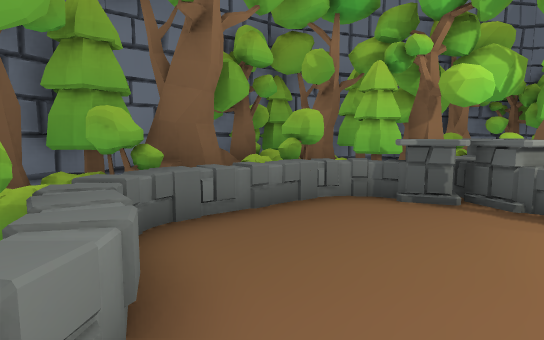
View 1 (above)

17 first-person views from a walk through a 3-D level made in the Unity game engine. The camera is 1.2 m above the floor, tilts 6° down and sees 80° across. The floor is counted in squares, 1 m on a side. Each view is taken from the middle of a square. On the plan, view 1 faces up. The plan holds only what a view shows up to about 14 squares ahead; the rest is blank. The place goes on beyond the plan. The player character is not drawn. Some animated figures are left out. Some surface patterns are stand-ins.

View 2
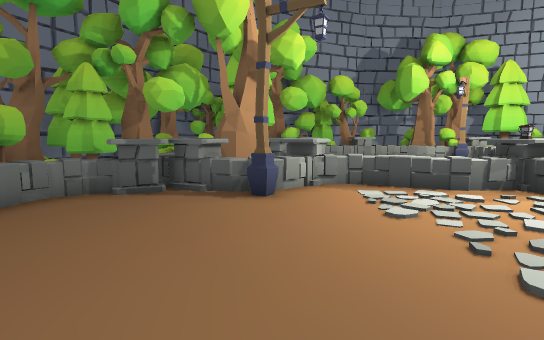

View 3
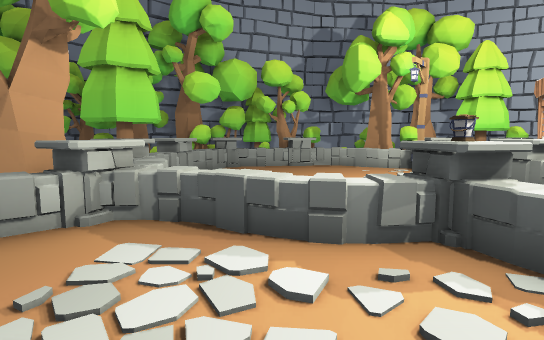

View 4
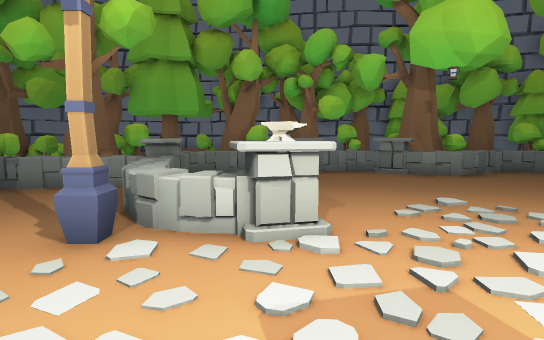

View 5
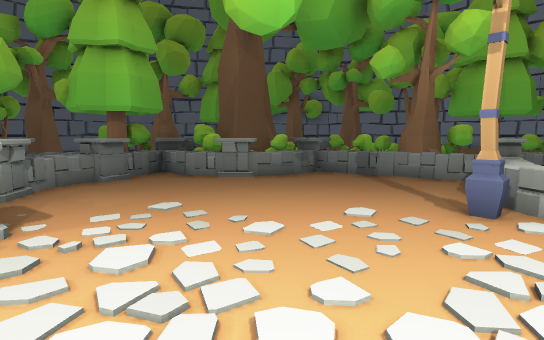

View 6
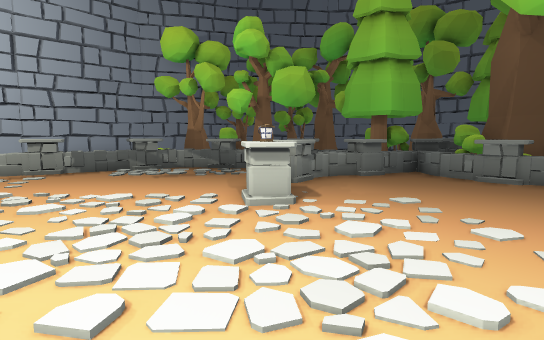

View 7
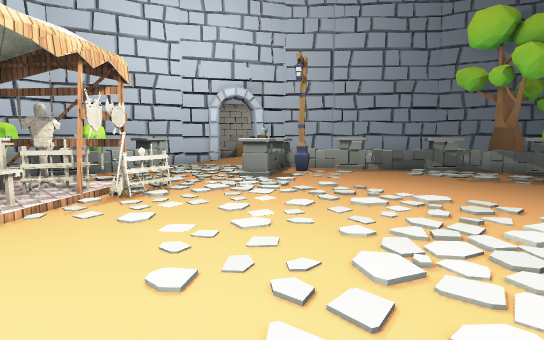

View 8
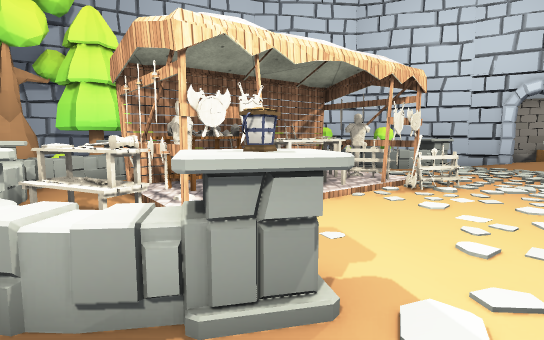

View 9
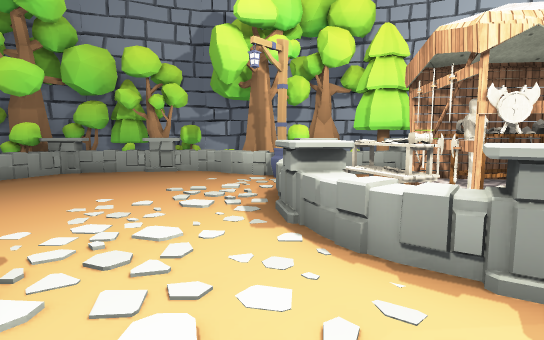

View 10
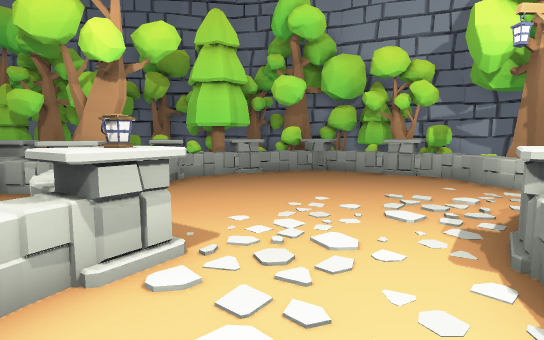

View 11
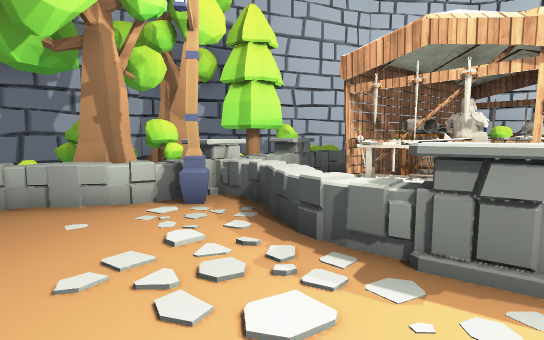

View 12
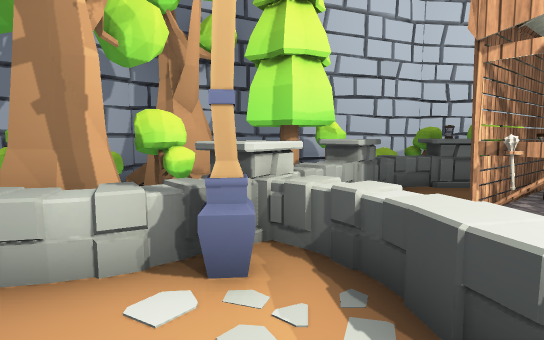

View 13
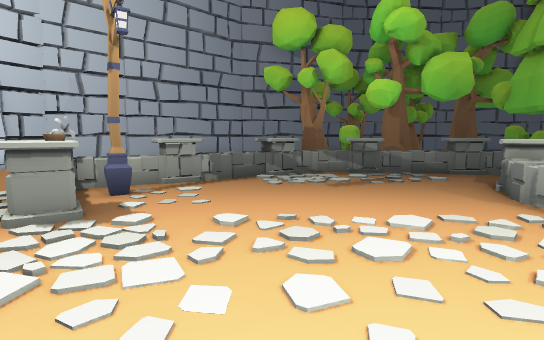

View 14
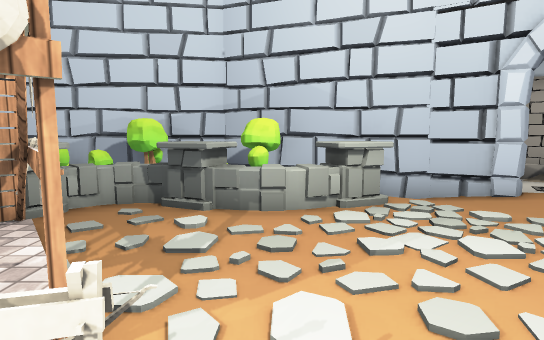

View 15
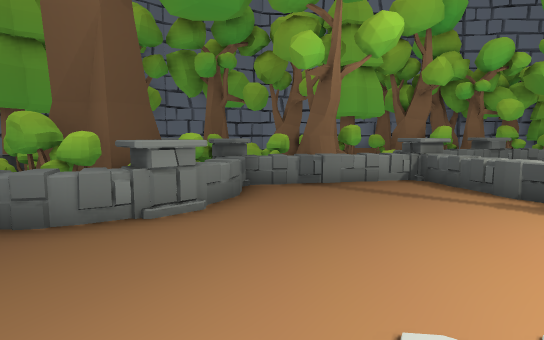

View 16
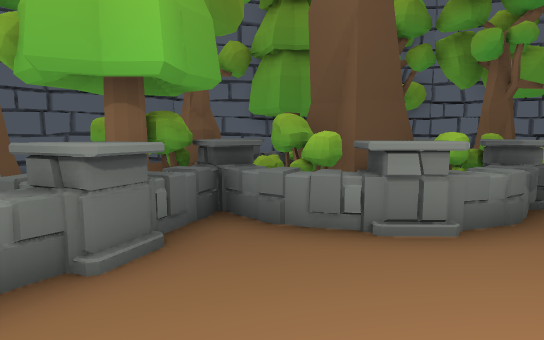

View 17
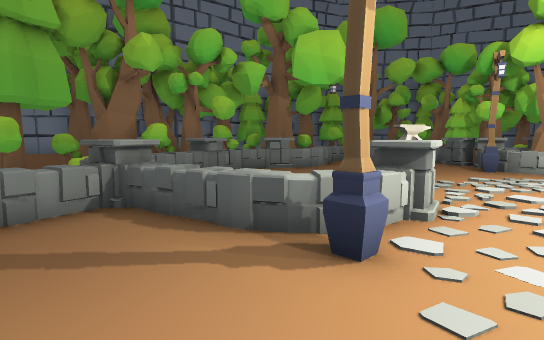

### Floor plan
Key: @ floor where view 1 was taken; # wall or solid block; x gap in a wall; . main floor; : floor 0.25 m higher than the main floor; / step, stairs or slope; ^ raised ledge; v drop or lower ground; T tree; B bush; F fence; S streetlight; A anvil; E axe; W sword; L table; O other object.
Columns run from 4 left of view 1 to 26 right of it. Each row starts with its distance up from view 1.
 11       ##T#TTTOTTTO###
 10      # TTOO  TOOBBBT###
  9    OOTTTOOOOO#TOBFFOTO###
  8  #  TOOTTOO  FFF..FFTB v##
  7 ## BBBTTTTTTFF.....OFOOBv##
  6 #TTFFFFOOTTTO.......FFTBBT#
  5 #BBF....OOOOO........F#BBT##
  4 TTF.....SSOF.........SFBTT #
  3  BB........FF........SFFOT###
  2  TBF........F......FFFFFFO#B#
  1 O#TF........FF....FFF...OOBB##
  0 T FO@........FO..FO#OOW#..OOO#
 -1 TBF..........F...FF^WW###.FB ##
 -2 TTF......... F ..F  EE#LO.O  v#
 -3 OTO .....O..  ...OO .:O  #OOO #
 -4 O B     OA.. . ....../  ###OBB#
 -5 TBBF     F.... . ...../##vO.FB#
 -6 BBOF OFFFS............EOOOO.F #
 -7 BBOFFFF................E#O.FF #
 -8 TTBB.F.................O...FBB#
 -9  OBT#FF................O....F##
-10 TO.TTFF........OO......O....O#
-11 TTTB BF........F.......OF....#
-12   T   FFFO.....F........F  .##
-13  TTB   B F....OF.......SFF./x
-14       T# BF.FFF........FFFO#
-15 #      #BBFFFF.......FFO  ##
-16 #TTT  TTBOBTFFOF...OFF   ##
-17     TTBBBOB  FFFFOFF    ##
-18      TFFO OOTT.TTBTT   ##
-19    ##T TT B TTOOTBTT  ##

Positions as (right, up) in squares from view 1, and headings:
1: (0, 0), facing up
2: (0, -1), facing up-right
3: (5, -1), facing up-right
4: (9, -4), facing left
5: (11, -5), facing down-left
6: (11, -4), facing down
7: (12, -4), facing down-right
8: (11, -3), facing right
9: (10, -3), facing up-right
10: (11, -3), facing up
11: (11, 2), facing right
12: (14, 3), facing right
13: (16, -6), facing down
14: (18, -8), facing right
15: (10, -11), facing left
16: (9, -11), facing down-left
17: (7, -9), facing up-left
